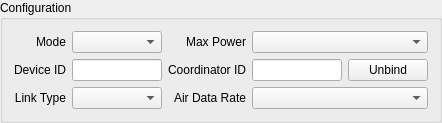
              <widget class="QGroupBox" name="configurationGroupBox">
               <property name="enabled">
                <bool>true</bool>
               </property>
               <property name="sizePolicy">
                <sizepolicy hsizetype="Expanding" vsizetype="MinimumExpanding">
                 <horstretch>0</horstretch>
                 <verstretch>0</verstretch>
                </sizepolicy>
               </property>
               <property name="maximumSize">
                <size>
                 <width>900</width>
                 <height>16777215</height>
                </size>
               </property>
               <property name="font">
                <font>
                 <weight>50</weight>
                 <bold>false</bold>
                </font>
               </property>
               <property name="title">
                <string>Configuration</string>
               </property>
               <layout class="QGridLayout" name="gridLayout_2">
                <item row="2" column="0">
                 <widget class="QLabel" name="CustomDeviceIDLabel">
                  <property name="font">
                   <font>
                    <weight>50</weight>
                    <bold>false</bold>
                   </font>
                  </property>
                  <property name="text">
                   <string>Device ID</string>
                  </property>
                  <property name="alignment">
                   <set>Qt::AlignRight|Qt::AlignTrailing|Qt::AlignVCenter</set>
                  </property>
                 </widget>
                </item>
                <item row="2" column="2">
                 <widget class="QLabel" name="CoordIDLabel">
                  <property name="font">
                   <font>
                    <weight>50</weight>
                    <bold>false</bold>
                   </font>
                  </property>
                  <property name="layoutDirection">
                   <enum>Qt::LeftToRight</enum>
                  </property>
                  <property name="text">
                   <string>Coordinator ID</string>
                  </property>
                  <property name="alignment">
                   <set>Qt::AlignRight|Qt::AlignTrailing|Qt::AlignVCenter</set>
                  </property>
                 </widget>
                </item>
                <item row="4" column="0">
                 <widget class="QLabel" name="LinkTypeLabel">
                  <property name="font">
                   <font>
                    <weight>50</weight>
                    <bold>false</bold>
                   </font>
                  </property>
                  <property name="text">
                   <string>Link Type</string>
                  </property>
                  <property name="alignment">
                   <set>Qt::AlignRight|Qt::AlignTrailing|Qt::AlignVCenter</set>
                  </property>
                 </widget>
                </item>
                <item row="4" column="1">
                 <widget class="QComboBox" name="LinkType">
                  <property name="sizePolicy">
                   <sizepolicy hsizetype="Preferred" vsizetype="Fixed">
                    <horstretch>0</horstretch>
                    <verstretch>0</verstretch>
                   </sizepolicy>
                  </property>
                  <property name="maximumSize">
                   <size>
                    <width>16777215</width>
                    <height>16777215</height>
                   </size>
                  </property>
                  <property name="toolTip">
                   <string>Configure what type of packets will be sent over the link</string>
                  </property>
                  <property name="layoutDirection">
                   <enum>Qt::LeftToRight</enum>
                  </property>
                  <property name="modelColumn">
                   <number>0</number>
                  </property>
                 </widget>
                </item>
                <item row="2" column="1">
                 <widget class="QLineEdit" name="CustomDeviceID">
                  <property name="sizePolicy">
                   <sizepolicy hsizetype="Minimum" vsizetype="Fixed">
                    <horstretch>0</horstretch>
                    <verstretch>0</verstretch>
                   </sizepolicy>
                  </property>
                  <property name="minimumSize">
                   <size>
                    <width>0</width>
                    <height>0</height>
                   </size>
                  </property>
                  <property name="maximumSize">
                   <size>
                    <width>90</width>
                    <height>16777215</height>
                   </size>
                  </property>
                  <property name="font">
                   <font>
                    <weight>50</weight>
                    <bold>false</bold>
                   </font>
                  </property>
                  <property name="focusPolicy">
                   <enum>Qt::StrongFocus</enum>
                  </property>
                  <property name="toolTip">
                   <string>Enter your custom ID for this device as a hexadecimal value,
this allows device clones. Be sure only one device with this
ID transmits at the same time!
Leave blank to use autogenerated Device ID.</string>
                  </property>
                  <property name="maxLength">
                   <number>8</number>
                  </property>
                  <property name="frame">
                   <bool>true</bool>
                  </property>
                  <property name="alignment">
                   <set>Qt::AlignLeading|Qt::AlignLeft|Qt::AlignVCenter</set>
                  </property>
                  <property name="readOnly">
                   <bool>false</bool>
                  </property>
                  <property name="placeholderText">
                   <string/>
                  </property>
                  <property name="cursorMoveStyle">
                   <enum>Qt::LogicalMoveStyle</enum>
                  </property>
                  <property name="clearButtonEnabled">
                   <bool>false</bool>
                  </property>
                 </widget>
                </item>
                <item row="0" column="3">
                 <widget class="QComboBox" name="MaxRFTxPower">
                  <property name="sizePolicy">
                   <sizepolicy hsizetype="MinimumExpanding" vsizetype="Fixed">
                    <horstretch>0</horstretch>
                    <verstretch>0</verstretch>
                   </sizepolicy>
                  </property>
                  <property name="maximumSize">
                   <size>
                    <width>16777215</width>
                    <height>16777215</height>
                   </size>
                  </property>
                  <property name="toolTip">
                   <string>Set the maximum TX output power the modem will use (mW)
0 to disable the modem.</string>
                  </property>
                  <property name="layoutDirection">
                   <enum>Qt::LeftToRight</enum>
                  </property>
                  <property name="modelColumn">
                   <number>0</number>
                  </property>
                 </widget>
                </item>
                <item row="0" column="1">
                 <widget class="QComboBox" name="Protocol">
                  <property name="sizePolicy">
                   <sizepolicy hsizetype="MinimumExpanding" vsizetype="Fixed">
                    <horstretch>0</horstretch>
                    <verstretch>0</verstretch>
                   </sizepolicy>
                  </property>
                  <property name="maximumSize">
                   <size>
                    <width>16777215</width>
                    <height>16777215</height>
                   </size>
                  </property>
                  <property name="toolTip">
                   <string>Set the modem protocol</string>
                  </property>
                  <property name="layoutDirection">
                   <enum>Qt::LeftToRight</enum>
                  </property>
                  <property name="modelColumn">
                   <number>0</number>
                  </property>
                 </widget>
                </item>
                <item row="0" column="2">
                 <widget class="QLabel" name="MaxRFTxPowerLabel">
                  <property name="sizePolicy">
                   <sizepolicy hsizetype="Preferred" vsizetype="Preferred">
                    <horstretch>0</horstretch>
                    <verstretch>0</verstretch>
                   </sizepolicy>
                  </property>
                  <property name="font">
                   <font>
                    <weight>50</weight>
                    <bold>false</bold>
                   </font>
                  </property>
                  <property name="text">
                   <string>Max Power</string>
                  </property>
                  <property name="alignment">
                   <set>Qt::AlignRight|Qt::AlignTrailing|Qt::AlignVCenter</set>
                  </property>
                 </widget>
                </item>
                <item row="0" column="0">
                 <widget class="QLabel" name="ProtocolLabel">
                  <property name="minimumSize">
                   <size>
                    <width>0</width>
                    <height>0</height>
                   </size>
                  </property>
                  <property name="font">
                   <font>
                    <weight>50</weight>
                    <bold>false</bold>
                   </font>
                  </property>
                  <property name="text">
                   <string>Mode</string>
                  </property>
                  <property name="alignment">
                   <set>Qt::AlignRight|Qt::AlignTrailing|Qt::AlignVCenter</set>
                  </property>
                 </widget>
                </item>
                <item row="4" column="2">
                 <widget class="QLabel" name="AirDataRateLabel">
                  <property name="font">
                   <font>
                    <weight>50</weight>
                    <bold>false</bold>
                   </font>
                  </property>
                  <property name="text">
                   <string>Air Data Rate</string>
                  </property>
                  <property name="alignment">
                   <set>Qt::AlignRight|Qt::AlignTrailing|Qt::AlignVCenter</set>
                  </property>
                 </widget>
                </item>
                <item row="4" column="3">
                 <widget class="QComboBox" name="AirDataRate">
                  <property name="sizePolicy">
                   <sizepolicy hsizetype="Preferred" vsizetype="Fixed">
                    <horstretch>0</horstretch>
                    <verstretch>0</verstretch>
                   </sizepolicy>
                  </property>
                  <property name="maximumSize">
                   <size>
                    <width>16777215</width>
                    <height>16777215</height>
                   </size>
                  </property>
                  <property name="toolTip">
                   <string>Choose the over-the-air baud rate for the radio.</string>
                  </property>
                 </widget>
                </item>
                <item row="2" column="3">
                 <layout class="QHBoxLayout" name="horizontalLayout_4">
                  <item>
                   <widget class="QLineEdit" name="CoordID">
                    <property name="sizePolicy">
                     <sizepolicy hsizetype="Minimum" vsizetype="Fixed">
                      <horstretch>0</horstretch>
                      <verstretch>0</verstretch>
                     </sizepolicy>
                    </property>
                    <property name="maximumSize">
                     <size>
                      <width>90</width>
                      <height>16777215</height>
                     </size>
                    </property>
                    <property name="font">
                     <font>
                      <weight>50</weight>
                      <bold>false</bold>
                     </font>
                    </property>
                    <property name="toolTip">
                     <string>This is the coordinator ID we currently are bound to.
To manually bind to a specific coordinator, just type
or paste its device ID in this box and save.
The device must be rebooted for the binding to take place.</string>
                    </property>
                    <property name="maxLength">
                     <number>8</number>
                    </property>
                    <property name="cursorMoveStyle">
                     <enum>Qt::LogicalMoveStyle</enum>
                    </property>
                    <property name="clearButtonEnabled">
                     <bool>false</bool>
                    </property>
                   </widget>
                  </item>
                  <item>
                   <widget class="QPushButton" name="UnbindButton">
                    <property name="sizePolicy">
                     <sizepolicy hsizetype="MinimumExpanding" vsizetype="Fixed">
                      <horstretch>0</horstretch>
                      <verstretch>0</verstretch>
                     </sizepolicy>
                    </property>
                    <property name="focusPolicy">
                     <enum>Qt::NoFocus</enum>
                    </property>
                    <property name="toolTip">
                     <string>Clear the binding/coordinator ID</string>
                    </property>
                    <property name="text">
                     <string>Unbind</string>
                    </property>
                   </widget>
                  </item>
                 </layout>
                </item>
               </layout>
              </widget>
